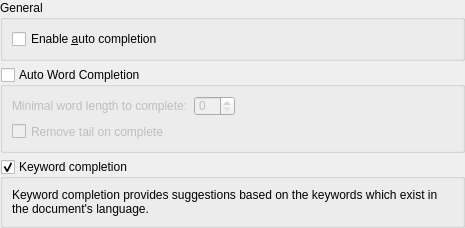
<?xml version="1.0" encoding="UTF-8"?>
<ui version="4.0">
 <class>CompletionConfigTab</class>
 <widget class="QWidget" name="CompletionConfigTab">
  <property name="geometry">
   <rect>
    <x>0</x>
    <y>0</y>
    <width>465</width>
    <height>228</height>
   </rect>
  </property>
  <layout class="QVBoxLayout" name="verticalLayout">
   <property name="margin">
    <number>0</number>
   </property>
   <item>
    <widget class="QGroupBox" name="gbGeneral">
     <property name="title">
      <string>General</string>
     </property>
     <layout class="QVBoxLayout">
      <item>
       <widget class="QCheckBox" name="chkAutoCompletionEnabled">
        <property name="text">
         <string>Enable &amp;auto completion</string>
        </property>
       </widget>
      </item>
     </layout>
    </widget>
   </item>
   <item>
    <widget class="QGroupBox" name="gbWordCompletion">
     <property name="title">
      <string>Auto Word Completion</string>
     </property>
     <property name="checkable">
      <bool>true</bool>
     </property>
     <property name="checked">
      <bool>false</bool>
     </property>
     <layout class="QVBoxLayout" name="verticalLayout_2">
      <item>
       <layout class="QHBoxLayout" name="horizontalLayout">
        <item>
         <widget class="QLabel" name="label">
          <property name="text">
           <string>Minimal word length to complete:</string>
          </property>
         </widget>
        </item>
        <item>
         <widget class="KIntSpinBox" name="minimalWordLength"/>
        </item>
        <item>
         <spacer name="horizontalSpacer">
          <property name="orientation">
           <enum>Qt::Horizontal</enum>
          </property>
          <property name="sizeHint" stdset="0">
           <size>
            <width>1</width>
            <height>0</height>
           </size>
          </property>
         </spacer>
        </item>
       </layout>
      </item>
      <item>
       <widget class="QCheckBox" name="removeTail">
        <property name="toolTip">
         <string>Remove tail of a previous word when completion item chosen from a list</string>
        </property>
        <property name="text">
         <string>Remove tail on complete</string>
        </property>
       </widget>
      </item>
     </layout>
    </widget>
   </item>
   <item>
    <widget class="QGroupBox" name="gbKeywordCompletion">
     <property name="title">
      <string>Keyword completion</string>
     </property>
     <property name="checkable">
      <bool>true</bool>
     </property>
     <layout class="QVBoxLayout" name="verticalLayout_3">
      <item>
       <widget class="QLabel" name="label_2">
        <property name="text">
         <string>Keyword completion provides suggestions based on the keywords which exist in the document's language.</string>
        </property>
        <property name="wordWrap">
         <bool>true</bool>
        </property>
       </widget>
      </item>
     </layout>
    </widget>
   </item>
   <item>
    <spacer name="verticalSpacer">
     <property name="orientation">
      <enum>Qt::Vertical</enum>
     </property>
     <property name="sizeHint" stdset="0">
      <size>
       <width>0</width>
       <height>1</height>
      </size>
     </property>
    </spacer>
   </item>
  </layout>
 </widget>
 <customwidgets>
  <customwidget>
   <class>KIntSpinBox</class>
   <extends>QSpinBox</extends>
   <header>knuminput.h</header>
  </customwidget>
 </customwidgets>
 <connections/>
</ui>
